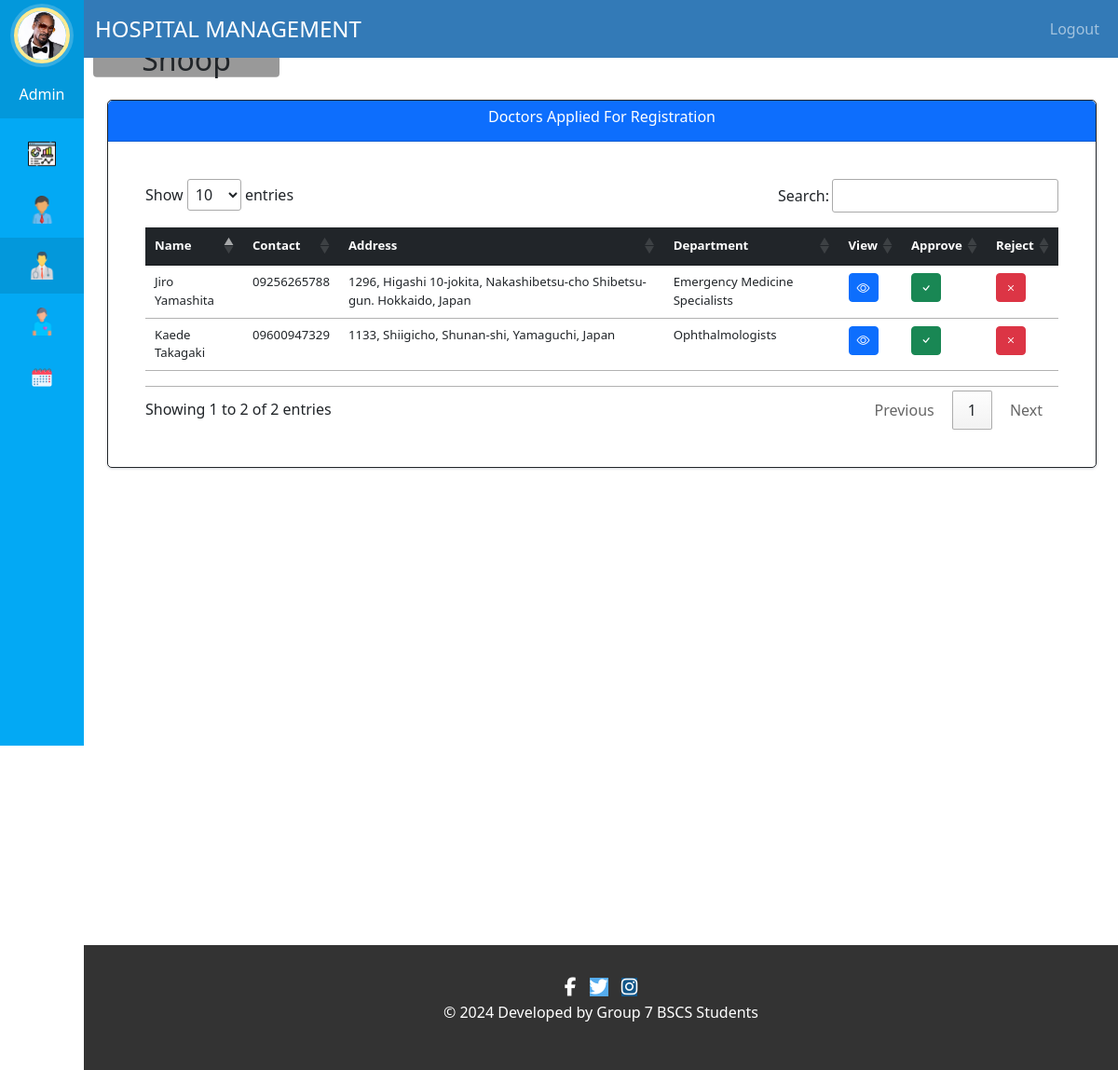
The app's page /admin-approve-doctor (signed in) with its own data.
### hospital/models.py (models this page shows, shortened)
class HospitalStaffAdmin(models.Model):
    staff_id = models.AutoField(primary_key=True)
    user = models.ForeignKey(User, on_delete=models.CASCADE)
    username = models.CharField(max_length=40, blank=False, null=False)
    profile_pic= models.ImageField(upload_to='profile_pic/StaffAdminProfilePic/',null=True, blank=True)
    address = models.CharField(max_length=40, blank=False, null=False)
    mobile = models.CharField(max_length=20, null=True, blank=False)
    email = models.EmailField(validators=[validate_email], blank=False, null=False)

class Doctor(models.Model):
    STATUS_ONHOLD = 0
    STATUS_AVAILABLE = 1
    STATUS_NOTAVAILABLE = 2
    STATUS_CHOICES = [
        (STATUS_ONHOLD, 'On Hold'),
        (STATUS_AVAILABLE, 'Available'),
        (STATUS_NOTAVAILABLE, 'Not Available'),
    ]
    user=models.OneToOneField(User,on_delete=models.CASCADE)
    address = models.CharField(max_length=255, blank=False, null=False)
    mobile_validator = RegexValidator(regex=r'(^(\+)(\d){12}$)|(^\d{11}$)', message= 'Provide a valid Contact Number (e,g: 09172464146 or +639172464146)')
    mobile = models.CharField(max_length=20, validators=[mobile_validator], blank=False, null=False)
    department= models.CharField(max_length=50, choices=departments)
    status = models.IntegerField(choices=STATUS_CHOICES, default=STATUS_ONHOLD)
    license_num_validator = RegexValidator(regex=r'^\d{7}$', message="License number must be 7 digits.")
    license_num = models.CharField(max_length=7, validators=[license_num_validator])
    profile_pic = models.ImageField(blank=True, null=True, upload_to='profile_pic/DoctorProfilePic/')
    @property
    def get_name(self):
        return self.user.first_name+" "+self.user.last_name

### hospital/views.py (the view)
# urls.py: path('admin-approve-doctor', views.admin_approve_doctor_view,name='admin-approve-doctor'),
@login_required(login_url='adminlogin')
@user_passes_test(is_admin)
def admin_approve_doctor_view(request):
    admin = models.HospitalStaffAdmin.objects.get(user_id=request.user.id)
    doctors=models.Doctor.objects.all().filter(status=models.Doctor.STATUS_ONHOLD)
    context = {
        'doctors':doctors,
        'admin': admin,
    }
    return render(request,'hospital/admin_approve_doctor.html', context)

### hospital/views.py (called while the page is built)
def is_admin(user):
    return user.groups.filter(name='ADMIN').exists()

### templates/hospital/admin_approve_doctor.html (shortened to what this page needs)
{% extends 'hospital/admin_base.html' %}
{% block content %}
{% load static %}
<head>
  <link rel="stylesheet" href="//cdn.datatables.net/1.13.7/css/jquery.dataTables.min.css">
</head>
<br><br>
<div class="view-doctors-applied-panel">
  <div class="card border border-dark">
    <div class="card-header bg-primary text-white">
      <h6 class="card-title">Doctors Applied For Registration</h6>
    </div>
    <div class="card-body">
      <div class="table-responsive p-4">
        <table class="table table-hover py-3" id="dev-table">
          <thead class="table-dark">
            <tr>
              <th>Name</th>
              <th>Contact</th>
              <th>Address</th>
              <th>Department</th>
              <th>View</th>
              <th>Approve</th>
              <th>Reject</th>
            </tr>
          </thead>
          <tbody>
            {% for d in doctors %}
            <tr>
              <td>{{ d.get_name }}</td>
              <td>{{ d.mobile }}</td>
              <td>{{ d.address }}</td>
              <td>{{ d.department }}</td>
              <td><a class="btn btn-primary btn-sm" href="{% url 'admin-doctor-details' d.id %}"><i class="bi bi-eye"></i></a></td>
              <td><a class="btn btn-success btn-sm" href="{% url 'approve-doctor' d.id %}"><i class="bi bi-check"></i></a></td>
              <td><a class="btn btn-danger btn-sm delete-btn" href="{% url 'reject-doctor' d.id %}"><i class="bi bi-x"></i></a></td>
            </tr>
            {% endfor %}
          </tbody>
        </table>
      </div>
    </div>
  </div>
</div>
{% endblock content %}

### templates/hospital/admin_base.html (shortened to what this page needs)
<!DOCTYPE html>
{% load static %}
{% with current_page=request.path %}
<html lang="en">
<head>
  <link href="https://cdn.jsdelivr.net/npm/bootstrap@5.3.0-alpha1/dist/css/bootstrap.min.css" rel="stylesheet">
  <link rel="stylesheet" href="https://cdn.jsdelivr.net/npm/bootstrap-icons@1.3.0/font/bootstrap-icons.css">
  <link rel="stylesheet" href="{% static '/style.css' %}">
</head>
<body>
  <nav class="menu" tabindex="0">
    <header class="avatar">
      <a href="#" data-bs-toggle="modal" data-bs-target="#profilePicModal" class="position-relative">
        {% if admin.profile_pic %}
            <img class="rounded-circle" src="{{ admin.profile_pic.url }}" alt="Profile Pic"/>
        {% else %}
            <img class="rounded-circle" src="{% static 'images/adminpropic.png' %}" alt="Default Profile Pic"/>
            <span class="position-absolute top-50 start-50 translate-middle bi-camera-fill"></span>
        {% endif %}
      </a>
      <br><br>
        <h6 class="text-white">Admin</h6>
        <h2>{{ request.user.first_name }}</h2>
    </header>
    <ul class="navbar-nav">
        <li tabindex="0" id="adminDashboardIcon" class="icon-dashboard nav-item {% if 'dashboard' in request.path %}active{% endif %}">
            <a class="nav-link text-white" href="/admin-dashboard">
            </a>
        </li>
        <li tabindex="0" id="djangoAdminIcon" class="icon-admin nav-item">
            <a class="nav-link text-white" href="/admin/">
            </a>
        </li>
        <li tabindex="0" id="adminDoctorIcon" class="icon-customers nav-item {% if 'doctor' in request.path %}active{% endif %}">
            <a class="nav-link text-white" href="/admin-doctor">
            </a>
        </li>
        <li tabindex="0" id="adminPatientIcon" class="icon-users nav-item {% if 'patient' in request.path %}active{% endif %}">
            <a class="nav-link text-white" href="/admin-patient">
            </a>
        </li>
        <li tabindex="0" id="adminAppointmentIcon" class="icon-calendar nav-item {% if 'appointment' in request.path %}active{% endif %}">
            <a class="nav-link text-white" href="/admin-appointment">
            </a>
        </li>
    </ul>
</nav>
{% endwith %}
<main>
  <div class="bs-example">
    <nav class="navbar navbar-expand-md navbar-dark fixed-top" style="background:#337AB7;">
        <div class="container-fluid">
            <a href="/admin-dashboard" class="navbar-brand">HOSPITAL MANAGEMENT</a>
            <div class="collapse navbar-collapse justify-content-end" id="navbarCollapse">
                <ul class="navbar-nav">
                    <li class="nav-item">
                        <form id="logoutForm" action="{% url 'logout' %}" method="post">
                            <a href="#" class="nav-link" id="logoutLink">Logout</a>
                        </form>
                    </li>
                </ul>
            </div>
        </div>
    </nav>
  </div>
    <br><br>
    <div class="container-fluid">
        <div class="row">
            <div class="col-md-12">
                {% block content %}
                {% endblock %}
            </div>
        </div>
    </div>
    <br><br><br><br>
    {% include 'hospital/footer.html' %}
</main>
</body>
</html>

### static/style.css (style rules this page uses)
body { padding-left: 240px; }
main { position: relative; height: 100vh; }
.menu { background: #5bc995; height: 100vh; width: 240px; position: fixed; top: 0px; left: 0; z-index: 5; outline: none; }
.menu .avatar { background: rgba(0, 0, 0, 0.1); padding: 2em 0.5em; text-align: center; }
.menu .avatar img { width: 100px; border-radius: 50%; overflow: hidden; border: 4px solid #ffea92; box-shadow: 0 0 0 4px rgba(255, 255, 255, 0.2); }
.menu .avatar h2 { font-weight: normal; margin-bottom: 0; }
.menu ul { list-style: none; padding: 0.5em 0; margin: 0; }
.menu ul li { padding: 0.5em 1em 0.5em 3em; font-size: 0.95em; font-weight: regular; background-repeat: no-repeat; background-position: left 15px center; background-size: auto 20px; transition: all 0.15s linear; cursor: pointer; }
.menu ul li.icon-dashboard { background-image: url("http://www.entypo.com/images//gauge.svg"); }
.menu ul li.icon-customers { background-image: url("http://www.entypo.com/images//briefcase.svg"); }
.menu ul li.icon-users { background-image: url("http://www.entypo.com/images//users.svg"); }
.menu ul li.icon-calendar { background-image: url("http://www.entypo.com/images//calendar.svg"); }
a:link { text-decoration: none; }
.menu { top: 50px; }
h6 { color: white; }
.card { border-radius: 5px; -webkit-box-shadow: 0 1px 2.94px 0.06px rgba(4, 26, 55, 0.16); box-shadow: 0 1px 2.94px 0.06px rgba(4, 26, 55, 0.16); border: none; margin-bottom: 30px; -webkit-transition: all 0.3s ease-in-out; transition: all 0.3s ease-in-out; }

### templates/hospital/admin_approve_doctor.html (style rules this page uses)
a:link { text-decoration: none; }
h6 { text-align: center; }
.row { margin: 10px auto; }
.table-responsive { text-wrap: wrap; }
.view-doctors-applied-panel { width: 100%; height: 100vh; position: relative; margin: 1px 1px 1px 1px; text-align: start; }
@media only screen and (min-width: 768px) { table { font-size: 0.825rem; } }
@media only screen and (min-width: 768px) { th, td { padding: 0.75rem; } }

### records on screen
HospitalStaffAdmin: profile_pic (picture)
Doctor: get_name "Jiro Yamashita", mobile "09256265788", address "1296, Higashi 10-jokita, Nakashibetsu-cho Shibetsu-gun. Hokkaido, Japan", department "Emergency Medicine Specialists"
Doctor: get_name "Kaede Takagaki", mobile "09600947329", address "1133, Shiigicho, Shunan-shi, Yamaguchi, Japan", department "Ophthalmologists"

### other values on screen
{{ request.user.first_name }} "Snoop"
